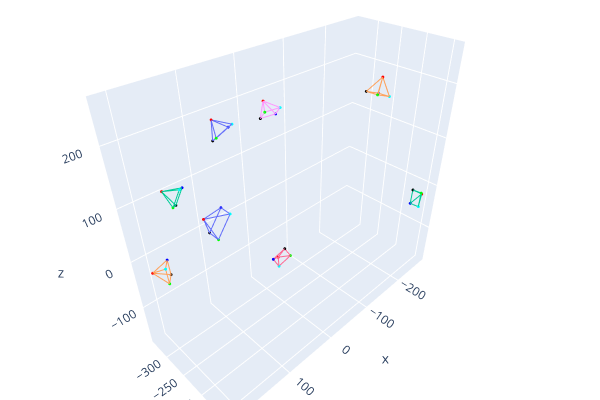

Notebook source saved alongside this figure:
### Code cell
rays = [pose_encoder._compute_view_rays(cam['Kinv'], cam['R'][:1], cam['t'][:1], (0, 0, 0, 0), cam['shape'][-2:]) for cam in cams]
geometries = [i for o, d in rays for i in get_camera_geometry(o, d, d_multiplier=30)]

# Also using point cloud bc for some reason colors in lines are not working
draw_plotly(geometries)

### Figure 1 — Plotly figure (JSON) as saved in the notebook; plotly's stock layout.template omitted (floating-point values rounded to 4 significant figures)
{"data": [{"mode": "lines", "type": "scatter3d", "x": [206.5, 197.3, null, 206.5, 198.8, null, 206.5, 177.5, null, 206.5, 178.9, null, 197.3, 198.8, null, 197.3, 177.5, null, 198.8, 178.9, null, 177.5, 178.9, null], "y": [-151.0, -157.3, null, -151.0, -138.3, null, -151.0, -158.2, null, -151.0, -139.2, null, -157.3, -138.3, null, -157.3, -158.2, null, -138.3, -139.2, null, -158.2, -139.2, null], "z": [178.0, 150.1, null, 178.0, 151.9, null, 178.0, 175.1, null, 178.0, 176.9, null, 150.1, 151.9, null, 150.1, 175.1, null, 151.9, 176.9, null, 175.1, 176.9, null]}, {"marker": {"color": [[1.0, 0.0, 0.0], [0.0, 0.0, 0.0], [0.0, 1.0, 0.0], [0.0, 0.0, 1.0], [0.0, 1.0, 1.0]], "size": 1}, "mode": "markers", "type": "scatter3d", "x": [206.5, 197.3, 198.8, 177.5, 178.9], "y": [-151.0, -157.3, -138.3, -158.2, -139.2], "z": [178.0, 150.1, 151.9, 175.1, 176.9]}, {"mode": "lines", "type": "scatter3d", "x": [-272.2, -248.8, null, -272.2, -250.4, null, -272.2, -244.9, null, -272.2, -246.5, null, -248.8, -250.4, null, -248.8, -244.9, null, -250.4, -246.5, null, -244.9, -246.5, null], "y": [-151.7, -158.5, null, -151.7, -141.5, null, -151.7, -157.5, null, -151.7, -140.6, null, -158.5, -141.5, null, -158.5, -157.5, null, -141.5, -140.6, null, -157.5, -140.6, null], "z": [-21.85, -4.35, null, -21.85, -3.995, null, -21.85, -32.82, null, -21.85, -32.46, null, -4.35, -3.995, null, -4.35, -32.82, null, -3.995, -32.46, null, -32.82, -32.46, null]}, {"marker": {"color": [[1.0, 0.0, 0.0], [0.0, 0.0, 0.0], [0.0, 1.0, 0.0], [0.0, 0.0, 1.0], [0.0, 1.0, 1.0]], "size": 1}, "mode": "markers", "type": "scatter3d", "x": [-272.2, -248.8, -250.4, -244.9, -246.5], "y": [-151.7, -158.5, -141.5, -157.5, -140.6], "z": [-21.85, -4.35, -3.995, -32.82, -32.46]}, {"mode": "lines", "type": "scatter3d", "x": [-106.2, -82.73, null, -106.2, -83.14, null, -106.2, -112.2, null, -106.2, -112.6, null, -82.73, -83.14, null, -82.73, -112.2, null, -83.14, -112.6, null, -112.2, -112.6, null], "y": [-152.5, -161.1, null, -152.5, -142.1, null, -152.5, -161.4, null, -152.5, -142.4, null, -161.1, -142.1, null, -161.1, -161.4, null, -142.1, -142.4, null, -161.4, -142.4, null], "z": [254.7, 238.1, null, 254.7, 238.6, null, 254.7, 226.6, null, 254.7, 227.1, null, 238.1, 238.6, null, 238.1, 226.6, null, 238.6, 227.1, null, 226.6, 227.1, null]}, {"marker": {"color": [[1.0, 0.0, 0.0], [0.0, 0.0, 0.0], [0.0, 1.0, 0.0], [0.0, 0.0, 1.0], [0.0, 1.0, 1.0]], "size": 1}, "mode": "markers", "type": "scatter3d", "x": [-106.2, -82.73, -83.14, -112.2, -112.6], "y": [-152.5, -161.1, -142.1, -161.4, -142.4], "z": [254.7, 238.1, 238.6, 226.6, 227.1]}, {"mode": "lines", "type": "scatter3d", "x": [-67.86, -75.18, null, -67.86, -79.15, null, -67.86, -44.85, null, -67.86, -48.82, null, -75.18, -79.15, null, -75.18, -44.85, null, -79.15, -48.82, null, -44.85, -48.82, null], "y": [-339.5, -327.0, null, -339.5, -314.9, null, -339.5, -328.6, null, -339.5, -316.4, null, -327.0, -314.9, null, -327.0, -328.6, null, -314.9, -316.4, null, -328.6, -316.4, null], "z": [-172.3, -146.0, null, -172.3, -159.4, null, -172.3, -156.4, null, -172.3, -169.8, null, -146.0, -159.4, null, -146.0, -156.4, null, -159.4, -169.8, null, -156.4, -169.8, null]}, {"marker": {"color": [[1.0, 0.0, 0.0], [0.0, 0.0, 0.0], [0.0, 1.0, 0.0], [0.0, 0.0, 1.0], [0.0, 1.0, 1.0]], "size": 1}, "mode": "markers", "type": "scatter3d", "x": [-67.86, -75.18, -79.15, -44.85, -48.82], "y": [-339.5, -327.0, -314.9, -328.6, -316.4], "z": [-172.3, -146.0, -159.4, -156.4, -169.8]}, {"mode": "lines", "type": "scatter3d", "x": [-46.3, -28.55, null, -46.3, -28.75, null, -46.3, -60.19, null, -46.3, -60.39, null, -28.55, -28.75, null, -28.55, -60.19, null, -28.75, -60.39, null, -60.19, -60.39, null], "y": [-338.9, -326.9, null, -338.9, -315.3, null, -338.9, -325.1, null, -338.9, -313.6, null, -326.9, -315.3, null, -326.9, -325.1, null, -315.3, -313.6, null, -325.1, -313.6, null], "z": [180.0, 159.0, null, 180.0, 174.0, null, 180.0, 157.3, null, 180.0, 172.2, null, 159.0, 174.0, null, 159.0, 157.3, null, 174.0, 172.2, null, 157.3, 172.2, null]}, {"marker": {"color": [[1.0, 0.0, 0.0], [0.0, 0.0, 0.0], [0.0, 1.0, 0.0], [0.0, 0.0, 1.0], [0.0, 1.0, 1.0]], "size": 1}, "mode": "markers", "type": "scatter3d", "x": [-46.3, -28.55, -28.75, -60.19, -60.39], "y": [-338.9, -326.9, -315.3, -325.1, -313.6], "z": [180.0, 159.0, 174.0, 157.3, 172.2]}, {"mode": "lines", "type": "scatter3d", "x": [74.82, 81.53, null, 74.82, 84.88, null, 74.82, 51.33, null, 74.82, 54.69, null, 81.53, 84.88, null, 81.53, 51.33, null, 84.88, 54.69, null, 51.33, 54.69, null], "y": [-312.0, -304.0, null, -312.0, -289.5, null, -312.0, -305.2, null, -312.0, -290.7, null, -304.0, -289.5, null, -304.0, -305.2, null, -289.5, -290.7, null, -305.2, -290.7, null], "z": [197.2, 169.1, null, 197.2, 180.2, null, 197.2, 179.8, null, 197.2, 190.9, null, 169.1, 180.2, null, 169.1, 179.8, null, 180.2, 190.9, null, 179.8, 190.9, null]}, {"marker": {"color": [[1.0, 0.0, 0.0], [0.0, 0.0, 0.0], [0.0, 1.0, 0.0], [0.0, 0.0, 1.0], [0.0, 1.0, 1.0]], "size": 1}, "mode": "markers", "type": "scatter3d", "x": [74.82, 81.53, 84.88, 51.33, 54.69], "y": [-312.0, -304.0, -289.5, -305.2, -290.7], "z": [197.2, 169.1, 180.2, 179.8, 190.9]}, {"mode": "lines", "type": "scatter3d", "x": [157.1, 145.2, null, 157.1, 156.3, null, 157.1, 130.0, null, 157.1, 141.1, null, 145.2, 156.3, null, 145.2, 130.0, null, 156.3, 141.1, null, 130.0, 141.1, null], "y": [-339.3, -326.1, null, -339.3, -314.6, null, -339.3, -326.4, null, -339.3, -315.0, null, -326.1, -314.6, null, -326.1, -326.4, null, -314.6, -315.0, null, -326.4, -315.0, null], "z": [100.1, 75.95, null, 100.1, 83.02, null, 100.1, 100.4, null, 100.1, 107.5, null, 75.95, 83.02, null, 75.95, 100.4, null, 83.02, 107.5, null, 100.4, 107.5, null]}, {"marker": {"color": [[1.0, 0.0, 0.0], [0.0, 0.0, 0.0], [0.0, 1.0, 0.0], [0.0, 0.0, 1.0], [0.0, 1.0, 1.0]], "size": 1}, "mode": "markers", "type": "scatter3d", "x": [157.1, 145.2, 156.3, 130.0, 141.1], "y": [-339.3, -326.1, -314.6, -326.4, -315.0], "z": [100.1, 75.95, 83.02, 100.4, 107.5]}, {"mode": "lines", "type": "scatter3d", "x": [210.1, 185.1, null, 210.1, 197.2, null, 210.1, 186.8, null, 210.1, 198.9, null, 185.1, 197.2, null, 185.1, 186.8, null, 197.2, 198.9, null, 186.8, 198.9, null], "y": [-312.5, -305.1, null, -312.5, -290.5, null, -312.5, -304.3, null, -312.5, -289.8, null, -305.1, -290.5, null, -305.1, -304.3, null, -290.5, -289.8, null, -304.3, -289.8, null], "z": [-10.43, -25.32, null, -10.43, -26.32, null, -10.43, 6.685, null, -10.43, 5.687, null, -25.32, -26.32, null, -25.32, 6.685, null, -26.32, 5.687, null, 6.685, 5.687, null]}, {"marker": {"color": [[1.0, 0.0, 0.0], [0.0, 0.0, 0.0], [0.0, 1.0, 0.0], [0.0, 0.0, 1.0], [0.0, 1.0, 1.0]], "size": 1}, "mode": "markers", "type": "scatter3d", "x": [210.1, 185.1, 197.2, 186.8, 198.9], "y": [-312.5, -305.1, -290.5, -304.3, -289.8], "z": [-10.43, -25.32, -26.32, 6.685, 5.687]}], "layout": {"height": 400, "margin": {"b": 0, "l": 0, "r": 0, "t": 0}, "scene": {"camera": {"center": {"x": 0, "y": 0, "z": 0}, "up": {"x": 0, "y": 0, "z": 1}}}, "showlegend": false, "width": 600}}
